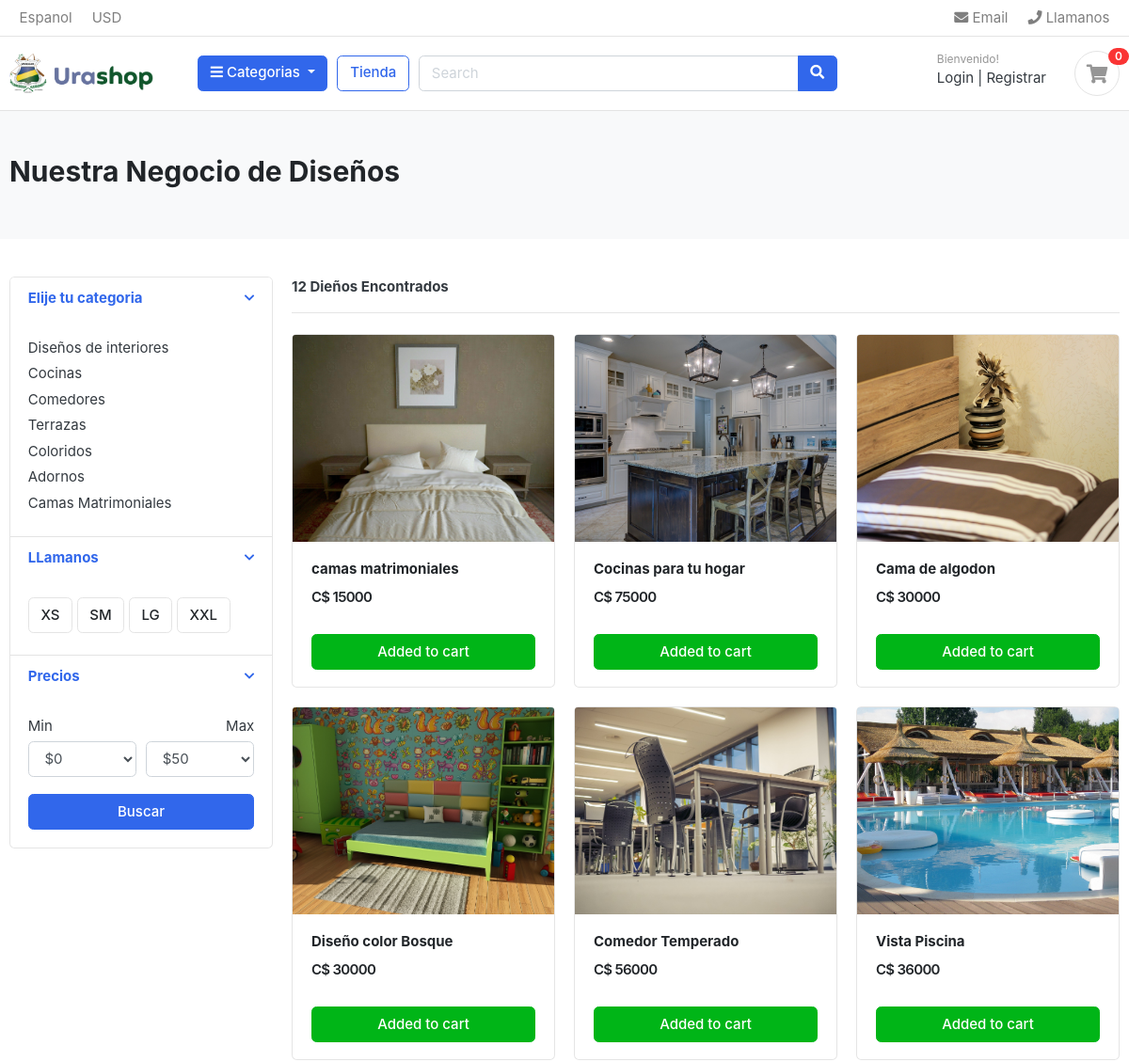
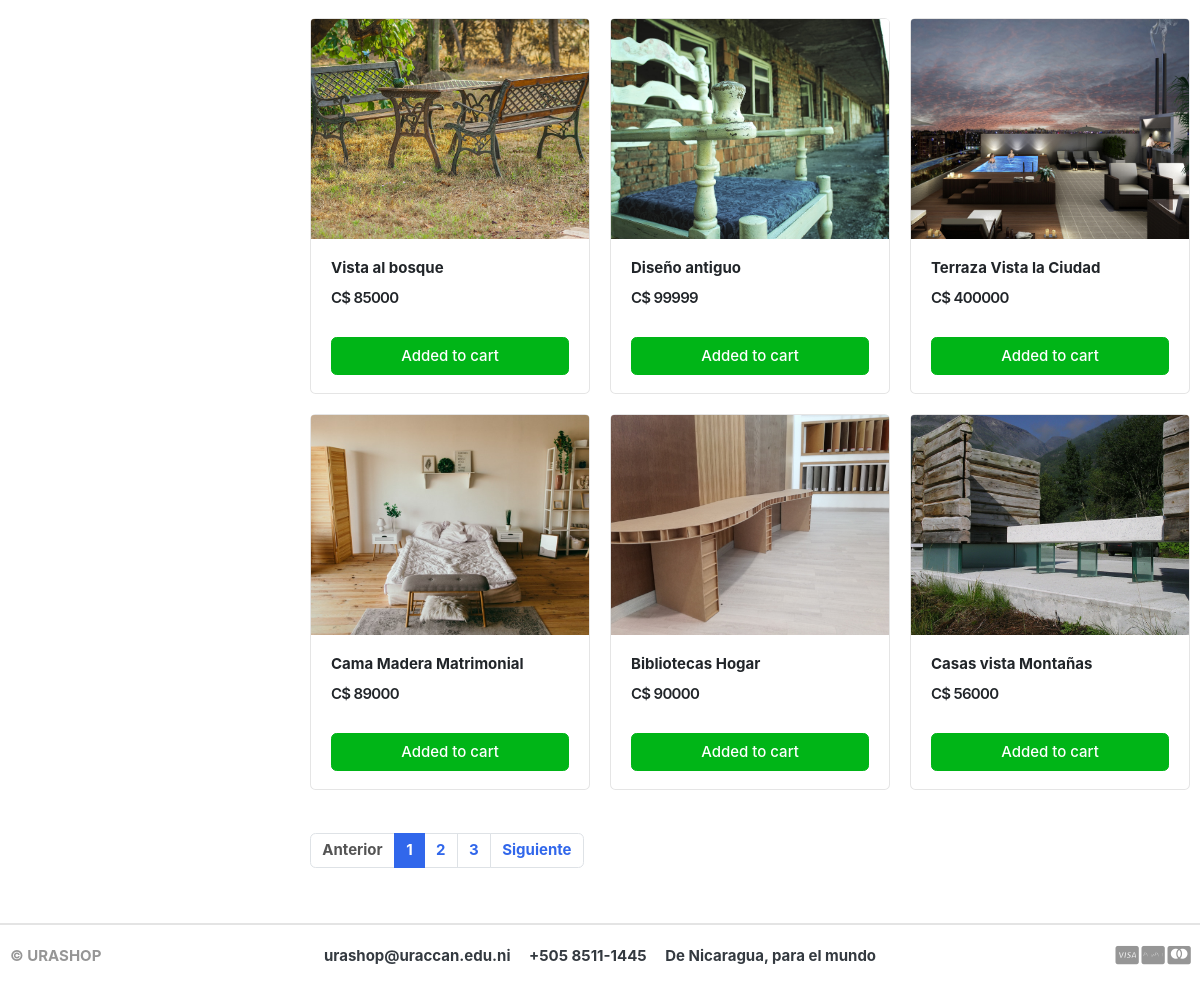
/store/, run on the app's committed database (2 pictures, top to bottom).
### store/models.py (models this page shows, shortened)
class Product(models.Model):
    product_name = models.CharField(max_length=100, unique=True)
    description = models.TextField(max_length=255, unique=True)
    slug = models.CharField(max_length=100, unique=True)
    price = models.IntegerField()
    images= models.ImageField(upload_to='photos/products')
    stock = models.IntegerField()
    is_available = models.BooleanField(default=True)
    category = models.ForeignKey(Category, on_delete=models.CASCADE)
    created_date =models.DateTimeField(auto_now_add=True)
    modified_date = models.DateTimeField(auto_now=True)

### store/views.py (the view)
# urls.py: path('store/', include('store.urls')),
def store(request, category_slug=None):
    categories = None
    products = None
    if category_slug != None:
        categories = get_object_or_404(Category, slug=category_slug)
        products =Product.objects.filter(category=categories, is_available=True)
        product_count = products.count()
    else:
        products = Product.objects.all().filter(is_available=True)
        product_count = products.count()
    context ={
        'products': products,
        'product_count': product_count,
    }
    return render(request, 'store/store.html', context)

### templates/store/store.html (shortened to what this page needs)
{% extends 'base.html' %}
{% block content %}
<section class="section-pagetop bg">
    <div class="container">
        <h2 class="title-page">Nuestra Negocio de Diseños</h2>
    </div>
    </section>
<section class="section-content padding-y">
    <div class="container">
    <div class="row">
        <aside class="col-md-3">
    <div class="card">
        <article class="filter-group">
            <header class="card-header">
                <a href="#" data-toggle="collapse" data-target="#collapse_1" aria-expanded="true" class="">
                    <i class="icon-control fa fa-chevron-down"></i>
                    <h6 class="title">Elije tu categoria</h6>
                </a>
            </header>
            <div class="filter-content collapse show" id="collapse_1" style="">
                <div class="card-body">
                    <ul class="list-menu">
                    <li><a href="#">Diseños de interiores  </a></li>
                    <li><a href="#"> Cocinas </a></li>
                    <li><a href="#"> Comedores </a></li>
                    <li><a href="#"> Terrazas </a></li>
                    <li><a href="#"> Coloridos </a></li>
                    <li><a href="#">Adornos</a></li>
                    <li><a href="#"> Camas Matrimoniales </a></li>
                    </ul>
                </div>
            </div>
        </article>
        <article class="filter-group">
            <header class="card-header">
                <a href="#" data-toggle="collapse" data-target="#collapse_4" aria-expanded="true" class="">
                    <i class="icon-control fa fa-chevron-down"></i>
                    <h6 class="title"> LLamanos </h6>
                </a>
            </header>
            <div class="filter-content collapse show" id="collapse_4" style="">
                <div class="card-body">
                  <label class="checkbox-btn">
                    <span class="btn btn-light"> XS </span>
                  </label>
                  <label class="checkbox-btn">
                    <span class="btn btn-light"> SM </span>
                  </label>
                  <label class="checkbox-btn">
                    <span class="btn btn-light"> LG </span>
                  </label>
                  <label class="checkbox-btn">
                    <span class="btn btn-light"> XXL </span>
                  </label>
            </div>
            </div>
        </article>
        <article class="filter-group">
            <header class="card-header">
                <a href="#" data-toggle="collapse" data-target="#collapse_3" aria-expanded="true" class="">
                    <i class="icon-control fa fa-chevron-down"></i>
                    <h6 class="title">Precios </h6>
                </a>
            </header>
            <div class="filter-content collapse show" id="collapse_3" style="">
                <div class="card-body">
                    <div class="form-row">
                    <div class="form-group col-md-6">
                      <label>Min</label>
                          <select class="mr-2 form-control">
                            <option value="0">$0</option>
                        </select>
                    </div>
                    <div class="form-group text-right col-md-6">
                      <label>Max</label>
                          <select class="mr-2 form-control">
                            <option value="50">$50</option>
                        </select>
                    </div>
                    </div>
                    <button class="btn btn-block btn-primary">Buscar</button>
                </div>
            </div>
        </article>
    </div>
        </aside>
        <main class="col-md-9">
    <header class="border-bottom mb-4 pb-3">
            <div class="form-inline">
                <span class="mr-md-auto"><b>{{ product_count }} Dieños Encontrados </span>
            </div>
    </header>
    <div class="row">
        {% for product in products %}
        <div class="col-md-4">
            <figure class="card card-product-grid">
                <div class="img-wrap">
                    <img src="{{product.images.url}}">
                </div>
                <figcaption class="info-wrap">
                    <div class="fix-height">
                        <a href="./product-detail.html" class="title">{{product.product_name}}</a>
                        <div class="price-wrap mt-2">
                            <span class="price"> C$ {{product.price}}</span>
                        </div>
                    </div>
                    <a href="#" class="btn btn-block btn-success">Added to cart </a>
                </figcaption>
            </figure>
        </div>
        {% endfor %}
    </div>
    <nav class="mt-4" aria-label="Page navigation sample">
      <ul class="pagination">
        <li class="page-item disabled"><a class="page-link" href="#">Anterior</a></li>
        <li class="page-item active"><a class="page-link" href="#">1</a></li>
        <li class="page-item"><a class="page-link" href="#">2</a></li>
        <li class="page-item"><a class="page-link" href="#">3</a></li>
        <li class="page-item"><a class="page-link" href="#">Siguiente</a></li>
      </ul>
    </nav>
        </main>
    </div>
    </div>
    </section>
{% endblock %}

### templates/base.html (shortened to what this page needs)
{% load static %}
<!DOCTYPE HTML>
<html lang="en">
<head>
<link href="{% static 'css/bootstrap.css' %}" rel="stylesheet" type="text/css"/>
<link href="{% static 'fonts/fontawesome/css/all.min.css' %}" type="text/css" rel="stylesheet">
<link href="{% static 'css/ui.css' %}" rel="stylesheet" type="text/css"/>
<link href="{% static 'css/responsive.css' %}" rel="stylesheet" media="only screen and (max-width: 1200px)" />
</head>
<body>
{% include 'includes/navbar.html' %}
{% block content %}
{% endblock %}
{% include 'includes/footer.html' %}

### templates/includes/navbar.html (shortened to what this page needs)
{% load static %}
<header class="section-header">
<nav class="navbar p-md-0 navbar-expand-sm navbar-light border-bottom">
<div class="container">
  <div class="collapse navbar-collapse" id="navbarTop4">
    <ul class="navbar-nav mr-auto">
    	<li class="nav-item dropdown">
		 	<a href="#" class="nav-link">   Espanol </a>
		</li>
		<li class="nav-item dropdown">
			<a href="#" class="nav-link"> USD </a>
		</li>
    </ul>
    <ul class="navbar-nav">
		<li><a href="#" class="nav-link"> <i class="fa fa-envelope"></i> Email </a></li>
		<li><a href="#" class="nav-link"> <i class="fa fa-phone"></i> Llamanos</a></li>
	</ul>
  </div>
</div>
</nav>
<section class="header-main border-bottom">
	<div class="container">
<div class="row align-items-center">
	<div class="col-lg-2 col-md-3 col-6">
		<a href="./" class="brand-wrap">
			<img class="logo" src="{% static './images/logo01.png' %}">
		</a>
	</div>
	<div class="col-lg col-sm col-md col-6 flex-grow-0">
		<div class="category-wrap dropdown d-inline-block float-right">
			<button type="button" class="btn btn-primary dropdown-toggle" data-toggle="dropdown">
				<i class="fa fa-bars"></i> Categorias
			</button>
		</div>
	</div>
	<a href="./store.html" class="btn btn-outline-primary">Tienda</a>
	<div class="col-lg  col-md-6 col-sm-12 col">
		<form action="#" class="search">
			<div class="input-group w-100">
			    <input type="text" class="form-control" style="width:60%;" placeholder="Search">
			    <div class="input-group-append">
			      <button class="btn btn-primary" type="submit">
			        <i class="fa fa-search"></i>
			      </button>
			    </div>
		    </div>
		</form>
	</div>
	<div class="col-lg-3 col-sm-6 col-8 order-2 order-lg-3">
				<div class="d-flex justify-content-end mb-3 mb-lg-0">
					<div class="widget-header">
						<small class="title text-muted">Bienvenido!</small>
						<div>
							<a href="./signin.html">Login</a> <span class="dark-transp"> | </span>
							<a href="./register.html"> Registrar</a>
						</div>
					</div>
					<a href="./cart.html" class="widget-header pl-3 ml-3">
						<div class="icon icon-sm rounded-circle border"><i class="fa fa-shopping-cart"></i></div>
						<span class="badge badge-pill badge-danger notify">0</span>
					</a>
				</div>
			</div>
</div>
	</div>
</section>
</header>

### templates/includes/footer.html
<footer class="section-footer border-top">
	<div class="container">
		<section class="footer-bottom border-top row">
			<div class="col-md-2">
				<p class="text-muted"> &copy URASHOP </p>
			</div>
			<div class="col-md-8 text-md-center">
				<span  class="px-2">urashop@uraccan.edu.ni</span>
				<span  class="px-2">+505 8511-1445</span>
				<span  class="px-2">De Nicaragua, para el mundo</span>
			</div>
			<div class="col-md-2 text-md-right text-muted">
				<i class="fab fa-lg fa-cc-visa"></i>
				<i class="fab fa-lg fa-cc-paypal"></i>
				<i class="fab fa-lg fa-cc-mastercard"></i>
			</div>
		</section>
	</div>
</footer>

### static/css/ui.css (style rules this page uses)
html { font-family: "Inter", sans-serif; font-size: 15px; }
.img-wrap { text-align: center; display: block; }
.img-wrap img { max-width: 100%; }
.price-wrap { letter-spacing: -0.7px; }
.icon-xs, .icon-sm, .icon-md, .icon-lg { display: inline-block; text-align: center; flex-shrink: 0; flex-grow: 0; }
.icon-sm { width: 48px; height: 48px; line-height: 48px !important; font-size: 20px; }
.padding-y { padding-top: 40px; padding-bottom: 40px; }
figure { margin-bottom: 0; }
article:after, .form-group:after { display: block; clear: both; content: ""; }
.bg { background-color: #f8f9fa; }
.title-page { color: #212529; }
p:last-child { margin-bottom: 0; }
.header-main { position: relative; padding-top: 1rem; padding-bottom: 1rem; }
.brand-wrap .logo, .navbar-brand .logo { margin-right: 7px; max-height: 42px; display: inline-block; }
.widget-header { display: inline-block; vertical-align: middle; position: relative; }
.widget-header a { color: #343a40; }
.widget-header i { color: #969696; }
.widget-header .title { display: block; }
.widget-header .notify { position: absolute; top: -3px; right: -10px; }
.footer-bottom { padding-top: 20px; padding-bottom: 20px; }
.btn-light { background-color: #fff; border-color: #e4e4e4; }
[class*=list-] li:after { visibility: hidden; display: block; content: ""; overflow: hidden; height: 0; clear: both; }
.list-menu { list-style: none; margin: 0; padding-left: 0; }
.list-menu li { margin-bottom: 5px; }
.list-menu a { color: #343a40; }
[class*=card-product] a.title { color: #212529; display: block; }
[class*=card-product] .img-wrap { overflow: hidden; position: relative; }
[class*=card-product] .img-wrap img { height: 100%; max-width: 100%; width: auto; display: inline-block; -o-object-fit: cover; object-fit: cover; }
.card-product-grid { margin-bottom: 20px; }
.card-product-grid .img-wrap { border-radius: 0.2rem 0.2rem 0 0; height: 220px; }
.card-product-grid .info-wrap { overflow: hidden; padding: 18px 20px; }
.card-product-grid .fix-height { height: 80px; overflow: hidden; }
.card .img-wrap { overflow: hidden; }
.notify { position: absolute; top: -4px; right: -10px; display: inline-block; padding: 0.25em 0.6em; font-size: 12px; line-height: 1; text-align: center; border-radius: 3rem; color: #fff; background-color: #fa3434; }
.price { font-weight: 600; color: #212529; }
.icon-control { margin-top: 5px; float: right; font-size: 80%; }
.card-header .title { margin-bottom: 0; line-height: 1.5; }
.filter-group { border-bottom: 1px solid #e4e4e4; }
.filter-group .card-header { border-bottom: 0; }
.filter-group:last-child { border-bottom: 0; }
.checkbox-btn { position: relative; }
.section-pagetop { padding: 45px 0; }

### data on the page
Product: images (picture), product_name "camas matrimoniales", price "15000"
Product: images (picture), product_name "Cocinas para tu hogar", price "75000"
Product: images (picture), product_name "Cama de algodon", price "30000"
Product: images (picture), product_name "Diseño color Bosque", price "30000"
Product: images (picture), product_name "Comedor Temperado", price "56000"
Product: images (picture), product_name "Vista Piscina", price "36000"
Product: images (picture), product_name "Vista al bosque", price "85000"
Product: images (picture), product_name "Diseño antiguo", price "99999"
Product: images (picture), product_name "Terraza Vista la Ciudad", price "400000"
Product: images (picture), product_name "Cama Madera Matrimonial", price "89000"
Product: images (picture), product_name "Bibliotecas Hogar", price "90000"
Product: images (picture), product_name "Casas vista Montañas", price "56000"

### other printed values
{{ product_count }} "12"
